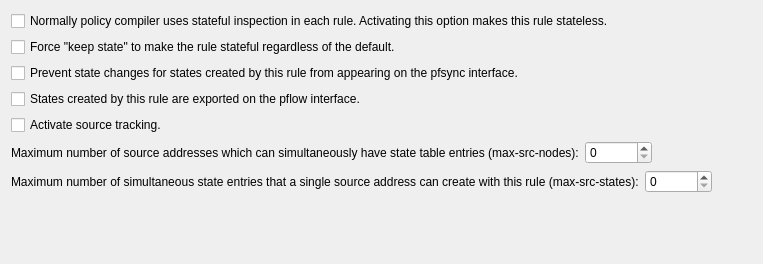
         <widget class="QWidget" name="tab12">
          <attribute name="title">
           <string>State Tracking</string>
          </attribute>
          <layout class="QGridLayout" name="RuleOptions_gridLayout_2">
           <item row="0" column="0" colspan="2">
            <widget class="QCheckBox" name="pf_stateless">
             <property name="text">
              <string>Normally policy compiler uses stateful inspection in each rule. Activating this option makes this rule stateless.</string>
             </property>
            </widget>
           </item>
           <item row="1" column="0" colspan="2">
            <widget class="QCheckBox" name="pf_keep_state">
             <property name="text">
              <string>Force &quot;keep state&quot; to make the rule stateful regardless of the default.</string>
             </property>
            </widget>
           </item>
           <item row="2" column="0" colspan="2">
            <widget class="QCheckBox" name="pf_no_sync">
             <property name="toolTip">
              <string>Available in OpenBSD 4.5 and later</string>
             </property>
             <property name="text">
              <string>Prevent state changes for states created by this rule from appearing on the pfsync interface.</string>
             </property>
            </widget>
           </item>
           <item row="3" column="0" colspan="2">
            <widget class="QCheckBox" name="pf_pflow">
             <property name="toolTip">
              <string>Available in OpenBSD 4.5 and later</string>
             </property>
             <property name="text">
              <string>States created by this rule are exported on the pflow interface.</string>
             </property>
            </widget>
           </item>
           <item row="4" column="0">
            <widget class="QCheckBox" name="pf_source_tracking">
             <property name="toolTip">
              <string>When this option is checked, the number of states per source IP is tracked </string>
             </property>
             <property name="text">
              <string>Activate source tracking.</string>
             </property>
            </widget>
           </item>
           <item row="5" column="0" colspan="2">
            <layout class="QHBoxLayout" name="horizontalLayout_3">
             <item>
              <widget class="QLabel" name="textLabel1_3">
               <property name="sizePolicy">
                <sizepolicy hsizetype="Minimum" vsizetype="Preferred">
                 <horstretch>0</horstretch>
                 <verstretch>0</verstretch>
                </sizepolicy>
               </property>
               <property name="minimumSize">
                <size>
                 <width>300</width>
                 <height>0</height>
                </size>
               </property>
               <property name="text">
                <string>Maximum number of source addresses which can simultaneously have state table entries (max-src-nodes):</string>
               </property>
               <property name="alignment">
                <set>Qt::AlignmentFlag::AlignVCenter</set>
               </property>
               <property name="wordWrap">
                <bool>false</bool>
               </property>
              </widget>
             </item>
             <item>
              <widget class="QSpinBox" name="pf_max_src_nodes">
               <property name="sizePolicy">
                <sizepolicy hsizetype="Fixed" vsizetype="Fixed">
                 <horstretch>0</horstretch>
                 <verstretch>0</verstretch>
                </sizepolicy>
               </property>
               <property name="maximum">
                <number>1000000</number>
               </property>
              </widget>
             </item>
             <item>
              <spacer name="horizontalSpacer_13">
               <property name="orientation">
                <enum>Qt::Orientation::Horizontal</enum>
               </property>
               <property name="sizeHint" stdset="0">
                <size>
                 <width>40</width>
                 <height>20</height>
                </size>
               </property>
              </spacer>
             </item>
            </layout>
           </item>
           <item row="6" column="0" colspan="2">
            <layout class="QHBoxLayout" name="horizontalLayout_4">
             <item>
              <widget class="QLabel" name="textLabel2_4">
               <property name="sizePolicy">
                <sizepolicy hsizetype="Minimum" vsizetype="Preferred">
                 <horstretch>0</horstretch>
                 <verstretch>0</verstretch>
                </sizepolicy>
               </property>
               <property name="minimumSize">
                <size>
                 <width>300</width>
                 <height>0</height>
                </size>
               </property>
               <property name="text">
                <string>Maximum number of simultaneous state entries that a single source address can create with this rule (max-src-states):</string>
               </property>
               <property name="alignment">
                <set>Qt::AlignmentFlag::AlignVCenter</set>
               </property>
               <property name="wordWrap">
                <bool>false</bool>
               </property>
              </widget>
             </item>
             <item>
              <widget class="QSpinBox" name="pf_max_src_states">
               <property name="sizePolicy">
                <sizepolicy hsizetype="Fixed" vsizetype="Fixed">
                 <horstretch>0</horstretch>
                 <verstretch>0</verstretch>
                </sizepolicy>
               </property>
               <property name="maximum">
                <number>1000000</number>
               </property>
              </widget>
             </item>
             <item>
              <spacer name="horizontalSpacer_14">
               <property name="orientation">
                <enum>Qt::Orientation::Horizontal</enum>
               </property>
               <property name="sizeHint" stdset="0">
                <size>
                 <width>40</width>
                 <height>20</height>
                </size>
               </property>
              </spacer>
             </item>
            </layout>
           </item>
           <item row="7" column="1">
            <spacer name="verticalSpacer_6">
             <property name="orientation">
              <enum>Qt::Orientation::Vertical</enum>
             </property>
             <property name="sizeHint" stdset="0">
              <size>
               <width>20</width>
               <height>60</height>
              </size>
             </property>
            </spacer>
           </item>
          </layout>
         </widget>
